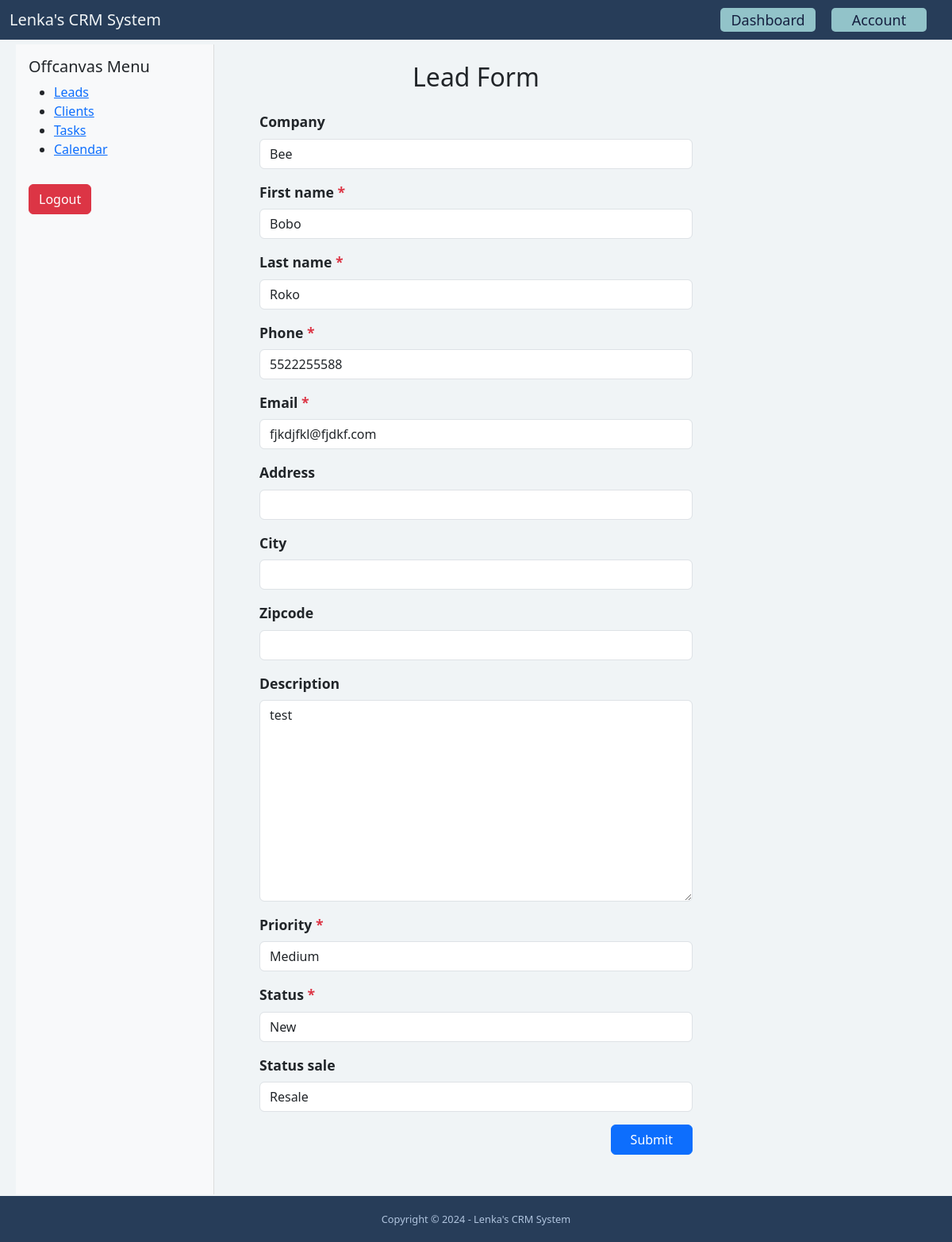
The app's page /dashboard/leads/17/edit/ (signed in) with its own data.
### lead/models.py (models this page shows, shortened)
class Lead(models.Model):
    LOW = 'low'
    MEDIUM = 'medium'
    HIGH = 'high'
    CHOICES_PRIORITY = (
        (LOW, 'Low'),
        (MEDIUM, 'Medium'),
        (HIGH, 'High'),
    )
    NEW = 'new'
    CONTACTED = 'contacted'
    WON = 'won'
    LOST = 'lost'
    CHOICES_STATUS = (
        (NEW, 'New'),
        (CONTACTED, 'Contacted'),
        (WON, 'Won'),
        (LOST, 'Lost'),
    )
    resale = 'resale'
    direct = 'direct'
    STATUS = (
        (resale, 'Resale'),
        (direct, 'Direct'),
    )
    first_name = models.CharField(max_length=255)
    last_name = models.CharField(max_length=255)
    company = models.CharField(max_length=255, blank=True, null=True)
    status_sale = models.CharField(max_length=255, choices=STATUS, default='', blank=True, null=True)
    email = models.EmailField()
    phone = models.CharField(max_length=50)
    address = models.CharField(max_length=255, blank=True)
    city = models.CharField(max_length=255, blank=True)
    zipcode = models.CharField(max_length=255, blank=True)
    country = models.CharField(max_length=255, blank=True)
    description = models.TextField(blank=True)
    priority = models.CharField(max_length=255, choices=CHOICES_PRIORITY, default=MEDIUM)
    status = models.CharField(max_length=255, choices=CHOICES_STATUS, default=NEW)
    converted_to_client = models.BooleanField(default=False)
    created_at = models.DateTimeField(auto_now_add=True)
    created_by = models.ForeignKey(User, related_name='leads', on_delete=models.CASCADE)
    modified_at = models.DateTimeField(auto_now=True)
    class Meta:
        ordering = ['-created_at']

### lead/views.py (the view)
# urls.py: path('<int:pk>/edit/', LeadUpdateView.as_view(), name='edit'),
class LeadUpdateView(LoginRequiredMixin, UpdateView):
    model = Lead
    def get_context_data(self, **kwargs):
        context = super().get_context_data(**kwargs)
        context['title'] = 'Edit Lead'
        return context
    fields = ('company', 'first_name', 'last_name', 'phone','email', 'address', 'city', 'zipcode', 'description',
              'priority', 'status', 'status_sale')
    success_url = reverse_lazy('lead:list')
    def get_queryset(self):
        queryset = super(LeadUpdateView, self).get_queryset()
        return queryset.filter(created_by=self.request.user, pk=self.kwargs.get('pk'))

### lead/templates/lead/lead_form.html (shortened to what this page needs)
{% extends 'base.html' %}
{% load static %}
{% load widget_tweaks %}
{% block content %}
    {% include 'core/partials/offcanvas_menu.html' %}
    <div class="container mt-5">
        <h2 class="text-center mb-4">Lead Form</h2>
        <form method="post" class="needs-validation" action="." novalidate>
            <div class="row justify-content-center">
                <div class="col-md-8 col-lg-6">
                    {% for field in form %}
                        <div class="mb-3">
                            <label for="{{ field.id_for_label }}" class="form-label">{{ field.label }}
                                {% if field.field.required %}
                                    <span class="text-danger">*</span>
                                {% endif %}
                            </label>
                            {{ field|add_class:"form-control" }}
                        </div>
                    {% endfor %}
                    <div class="d-flex justify-content-end">
                        <button type="submit" class="btn btn-primary px-4">Submit</button>
                    </div>
                </div>
            </div>
        </form>
    </div>
{% endblock %}

### static/styles.css (style rules this page uses)
html, body { height: 100%; margin: 0; }
body { background-color: #f0f4f6; position: relative; padding-bottom: 58px; min-height: 100vh; }
label { font-weight: bold; font-size: 1.1rem; }
.container { margin-top: 80px; margin-bottom: 80px; }

### records on screen
Lead: form "Bee" "Bobo" "Roko" "5522255588" "fjkdjfkl@fjdkf.com" "test" "Medium" "New" "Resale"

### other values on screen
{{ field.label }} "Company" "First name" "Last name" "Phone" "Email" "Address" "City" "Zipcode" "Description" "Priority" "Status" "Status sale"
